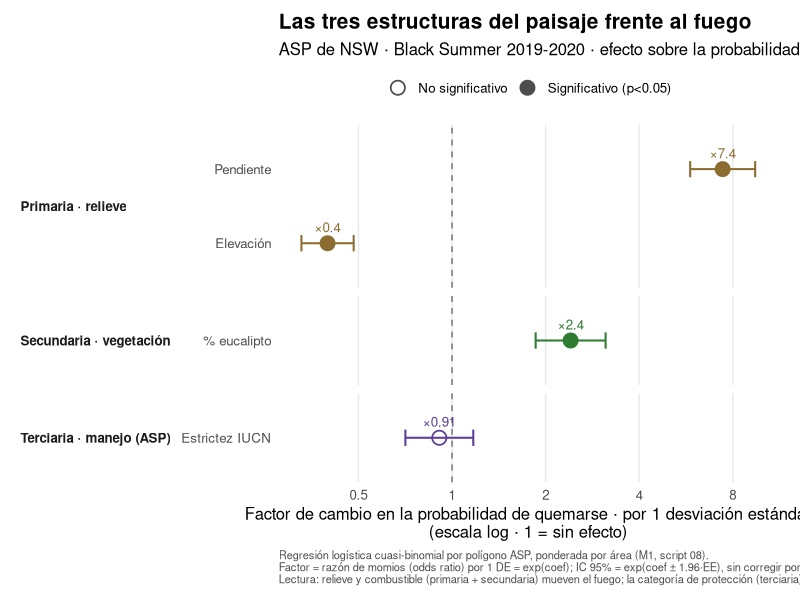

R code for this plot:
# Figura de síntesis del póster: forest plot del modelo M1 (script 08), con los
# predictores AGRUPADOS por las tres estructuras del paisaje (Miklós et al. 2019).
#
# Entrada : outputs/regresion_quemado_coeficientes.csv  (producido por script 08)
# Salida  : outputs/figs/09_forest_estructuras.png
#
# Idea: cada coeficiente estandarizado de M1 se traduce a un "odds ratio" por
# 1 desviación estándar (OR = exp(coef)); OR > 1 = más fuego, OR < 1 = menos,
# OR ≈ 1 = sin efecto. Los predictores se agrupan en las tres estructuras:
#   Primaria (relieve)    : pendiente, elevación, orientación norte
#   Secundaria (vegetación): % eucalipto
#   Terciaria (manejo/ASP) : estrictez IUCN
# El forest plot deja leer de un vistazo qué estructura manda el fuego.
#
# NOTA: los IC 95% se calculan como exp(coef ± 1.96·EE) y NO corrigen por
# autocorrelación espacial (pendiente). Son indicativos, no inferenciales finales.
#
# Ejecutar:  Rscript scripts/09_forest_estructuras.R

suppressPackageStartupMessages({
  library(here); library(dplyr); library(readr); library(ggplot2)
})

dir_figs <- here::here("outputs", "figs")
dir.create(dir_figs, recursive = TRUE, showWarnings = FALSE)

coef <- readr::read_csv(here::here("outputs", "regresion_quemado_coeficientes.csv"),
                        show_col_types = FALSE)

# --- Diccionario término -> etiqueta + estructura ---
mapa <- tibble::tribble(
  ~termino,      ~etiqueta,            ~estructura,
  "z_slope",     "Pendiente",          "Primaria · relieve",
  "z_elev",      "Elevación",          "Primaria · relieve",
  "z_north",     "Orientación norte",  "Primaria · relieve",
  "z_euc",       "% eucalipto",        "Secundaria · vegetación",
  "z_estrictez", "Estrictez IUCN",     "Terciaria · manejo (ASP)"
)
est_order <- c("Primaria · relieve", "Secundaria · vegetación", "Terciaria · manejo (ASP)")
est_cols  <- c("Primaria · relieve"       = "#8c6d31",
               "Secundaria · vegetación"  = "#2e7d32",
               "Terciaria · manejo (ASP)" = "#5e3c99")

# --- Preparar M1: OR por 1 DE + IC 95% ---
fp <- coef |>
  dplyr::filter(grepl("^M1", modelo), termino != "(Intercept)") |>
  dplyr::inner_join(mapa, by = "termino") |>
  dplyr::mutate(
    or    = exp(estimate),
    lo    = exp(estimate - 1.96 * std_error),
    hi    = exp(estimate + 1.96 * std_error),
    sig   = p_value < 0.05,
    estructura = factor(estructura, levels = est_order)
  ) |>
  dplyr::arrange(estructura, or) |>
  dplyr::mutate(etiqueta = factor(etiqueta, levels = etiqueta))   # orden y-axis

# Etiqueta de texto tipo "×7.4" / "×0.40"
fp$lab_or <- sprintf("×%.2g", fp$or)

# --- Forest plot ---
g <- ggplot(fp, aes(x = or, y = etiqueta, color = estructura)) +
  geom_vline(xintercept = 1, linetype = "dashed", color = "grey45") +
  geom_errorbar(aes(xmin = lo, xmax = hi), orientation = "y", width = 0.22, linewidth = 0.7) +
  geom_point(aes(shape = sig, fill = estructura), size = 4.2, stroke = 0.9) +
  geom_text(aes(label = lab_or), vjust = -1.1, size = 3.4, show.legend = FALSE) +
  facet_grid(estructura ~ ., scales = "free_y", space = "free_y", switch = "y") +
  scale_x_log10(breaks = c(0.25, 0.5, 1, 2, 4, 8),
                labels = c("0.25", "0.5", "1", "2", "4", "8")) +
  scale_color_manual(values = est_cols, guide = "none") +
  scale_fill_manual(values = est_cols, guide = "none") +
  scale_shape_manual(values = c(`TRUE` = 21, `FALSE` = 1),
                     labels = c(`TRUE` = "Significativo (p<0.05)", `FALSE` = "No significativo"),
                     name = NULL) +
  # La leyenda de forma hereda color/fill de las estructuras; forzamos gris neutro
  # para distinguir relleno (significativo) vs hueco (no significativo). override.aes
  # se aplica POR POSICIÓN, y el orden de la leyenda es FALSE (no sig.) luego TRUE.
  guides(shape = guide_legend(override.aes = list(
    fill = c(NA, "grey30"), color = "grey30", size = 4.2))) +
  labs(
    title = "Las tres estructuras del paisaje frente al fuego",
    subtitle = "ASP de NSW · Black Summer 2019-2020 · efecto sobre la probabilidad de quemarse",
    x = "Factor de cambio en la probabilidad de quemarse · por 1 desviación estándar\n(escala log · 1 = sin efecto)",
    y = NULL,
    caption = paste(
      "Regresión logística cuasi-binomial por polígono ASP, ponderada por área (M1, script 08).",
      "Factor = razón de momios (odds ratio) por 1 DE = exp(coef); IC 95% = exp(coef ± 1.96·EE), sin corregir por autocorrelación espacial.",
      "Lectura: relieve y combustible (primaria + secundaria) mueven el fuego; la categoría de protección (terciaria), por sí sola, no.",
      sep = "\n")
  ) +
  theme_minimal(base_size = 12) +
  theme(
    panel.grid.major.y = element_blank(),
    panel.grid.minor = element_blank(),
    strip.placement = "outside",
    strip.text.y.left = element_text(angle = 0, face = "bold", hjust = 0),
    legend.position = "top",
    plot.title = element_text(face = "bold", size = 15),
    plot.caption = element_text(size = 8, color = "grey30", hjust = 0),
    plot.background = element_rect(fill = "white", color = NA),
    plot.margin = margin(10, 16, 10, 10)
  )

out <- file.path(dir_figs, "09_forest_estructuras.png")
ggsave(out, g, width = 10, height = 6.5, dpi = 200)
message("[png] ", out)
